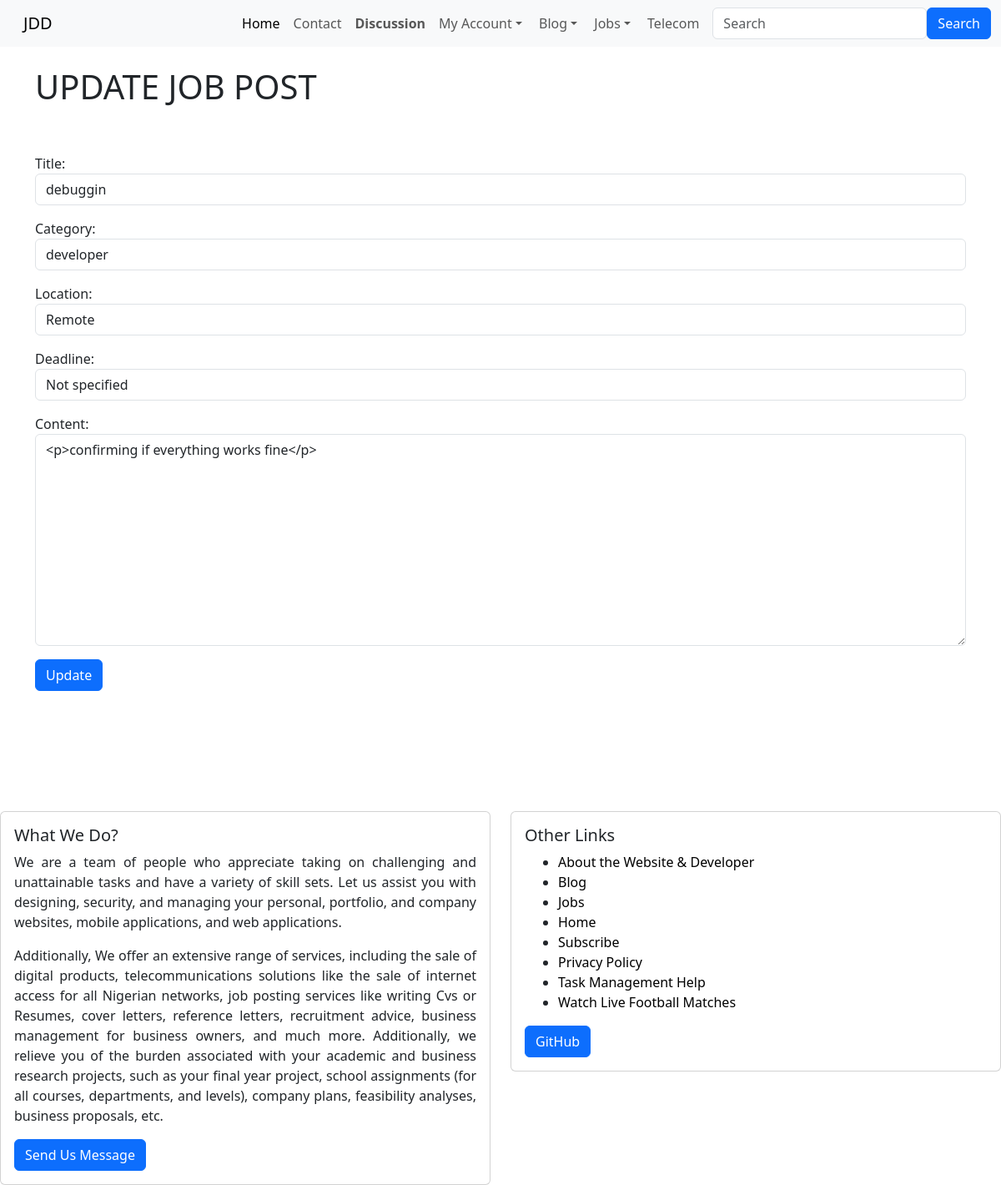
Page /job/job/edit/5 (signed in) on the committed database.
### job/models.py (models this page shows, shortened)
class JobPost(models.Model):
    author = models.ForeignKey(User, on_delete=models.CASCADE)
    title = models.CharField(max_length=255, unique=True)
    date = models.DateTimeField(auto_now_add=True)
    deadline = models.CharField(max_length=150, default='Not specified')
    location = models.CharField(max_length=150)
    category = models.CharField(max_length=150, default='uncategorized')
    content = RichTextField(blank=True, null=True, unique=True)

### job/views.py (the view)
# urls.py: path('job/edit/<int:pk>', EditJobPostView.as_view(), name='edit_job_post' ),
class EditJobPostView(UpdateView):
    model = models.JobPost
    template_name = 'jobs/edit_job_post.html'
    form_class = job_forms.CustomJobPostForm

### job/job_forms.py
class CustomJobPostForm(forms.ModelForm):
    class Meta:
        model = models.JobPost
        fields = ('title', 'author', 'category', 'location', 'deadline', 'content')
        widgets = {
            'title': forms.TextInput(attrs={'class': 'form-control'}),
            'author': forms.TextInput(attrs={'class': 'form-control',  'value': '', 'id':'author', 'type': 'hidden'}),
            'category': forms.Select(choices= category_lists,  attrs= {'class': 'form-control'}),
            'location': forms.TextInput(attrs={'class': 'form-control'}),
            'deadline': forms.TextInput(attrs={'class': 'form-control'}),
            'content': forms.Textarea(attrs={'class': 'form-control'}),
        }

### job/templates/jobs/edit_job_post.html (shortened to what this page needs)
{% extends 'home/base.html' %}
{% block body %}
{% if user.is_authenticated %}
    <h1> UPDATE JOB POST</h1><br> <br>
    {% if object.author.id == user.id  %}
            <div class="form-group">
                <form method="POST">
                    {{form.as_p}}
                    <button class="btn btn-primary">Update</button>
                </form> <br><br>
            </div>
    {% else %}
            <h3>You don't have the access to edit this post</h3> <br> <br>
            <a class="btn btn-primary" href="{% url 'index:blog_list' %}">View Blog Posts</a>
            <a class="btn btn-primary" href="{% url 'jobs:job_list' %}">View Job Posts</a> <br><br><br>
    {% endif %}
{% else %}
    <h3>You don't have the permission to access this page...</h3> <br><br>
    <a class="btn btn-primary" href="{% url 'index:home' %}">Go Home</a> <br><br><br>
{% endif %}
{% endblock %}

### rows in the picture
JobPost: title "debuggin", category "developer", location "Remote", deadline "Not specified", content "<p>confirming if everything works fine</p>"
